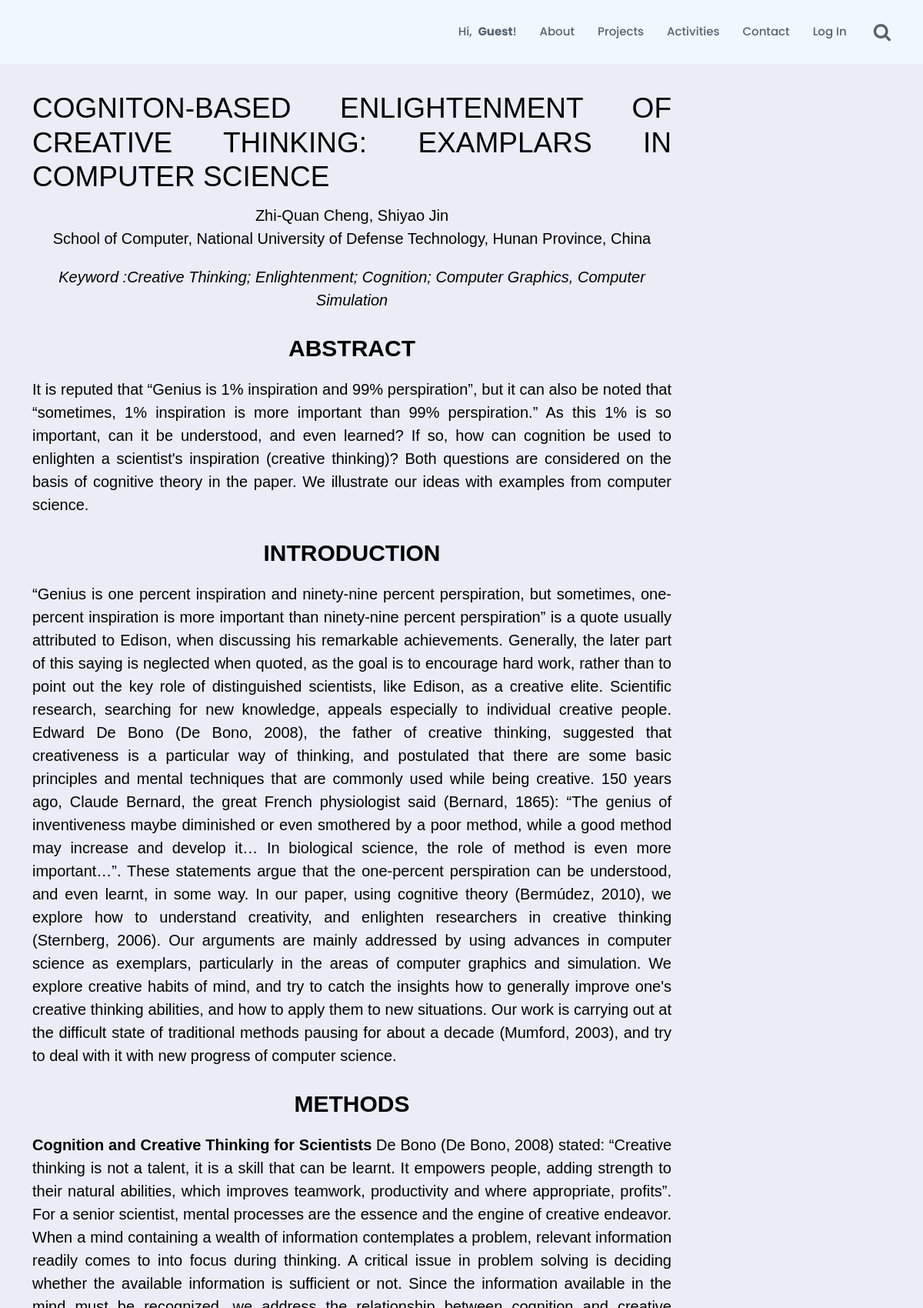
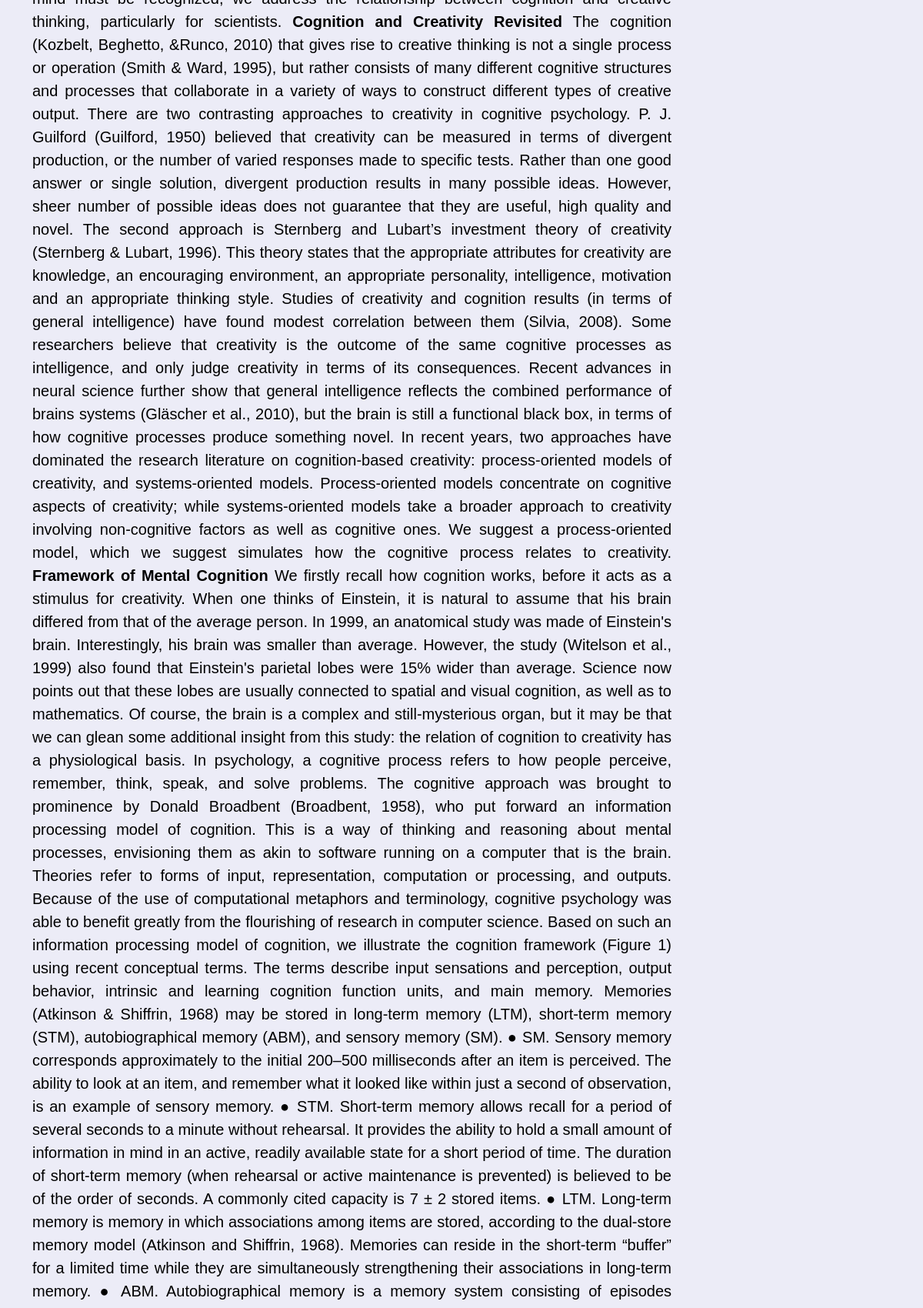
Page /projects-detail.php?x=100 (upper part) on the committed database (2 pictures, top to bottom).
### tables this page shows
CREATE TABLE `project` (
  `id_project` int(50) NOT NULL,
  `title` text DEFAULT NULL,
  `team` text NOT NULL,
  `abstract` longtext NOT NULL,
  `background` longtext NOT NULL,
  `methods` longtext NOT NULL,
  `results` longtext NOT NULL,
  `discussion` longtext NOT NULL,
  `conclusions` longtext NOT NULL,
  `references` longtext NOT NULL,
  `keyword` text NOT NULL,
  `references2` longtext NOT NULL,
  `gambarName` varchar(25) NOT NULL
);

### projects-detail.php (the view, shortened to what this page needs)
<?php
$conn = mysqli_connect($servername, $username, $password, $database);
?>
<!DOCTYPE html>
<html lang="en">
<head>
  <link href="assets/vendor/animate.css/animate.min.css" rel="stylesheet">
  <link href="assets/vendor/bootstrap/css/bootstrap.min.css" rel="stylesheet">
  <link href="assets/vendor/bootstrap-icons/bootstrap-icons.css" rel="stylesheet">
  <link href="assets/vendor/boxicons/css/boxicons.min.css" rel="stylesheet">
  <link href="assets/vendor/glightbox/css/glightbox.min.css" rel="stylesheet">
  <link href="assets/vendor/remixicon/remixicon.css" rel="stylesheet">
  <link href="assets/vendor/swiper/swiper-bundle.min.css" rel="stylesheet">
  <link href="assets/css/style.css?ver=5" rel="stylesheet">
 <link rel="stylesheet" href="https://cdnjs.cloudflare.com/ajax/libs/font-awesome/4.7.0/css/font-awesome.min.css">
</head>
<body>
  <header id="header" class="fixed-top d-flex align-items-center">
    <div class="container d-flex align-items-center">
        <nav id="navbar" class="navbar">
          <ul>
                                <?php
             if ($_SESSION ["name"]!=""){
                 echo '<li><a href="index.php"> Hi, &nbsp; <strong> '.$_SESSION ["name"].'</strong>!</li>';
                echo '<li><a href="about.php">About</a></li>';
          echo '<li><a href="projects.php">Projects</a></li>';
          echo '
              <div class="dropdown_navbar">
        <li><a href="#">Activities</a></li>
        <div class="dropdown_navbar-content">
           <a href="activities.php">Activities</a>
            <a href="gallery.php">Gallery</a>
            <a href="students.php">Students</a>
        </div>
    </div>';
               echo '  <li><a href="contact.php">Contact</a></li>';
 echo '<li><a href="logout.php"> <i style="font-size:24px" class="fa fa-sign-out"></i> </a></li>';
    echo ' <li><a href="search.php"> <i style="font-size:24px" class="fa">&#xf002;</i> </a></li>';
             }
             else {
                echo '<li><a href="index.php"> Hi,  &nbsp; <strong> Guest </strong>!</li>';
                echo '<li><a href="about.php">About</a></li>';
          echo '<li><a href="projects.php">Projects</a></li>';
          echo '
              <div class="dropdown_navbar">
        <li><a href="#">Activities</a></li>
        <div class="dropdown_navbar-content">
          <a href="activities.php">Activities</a>
            <a href="gallery.php">Gallery</a>
            <a href="students.php">Students</a>
        </div>
    </div>';
               echo '  <li><a href="contact.php">Contact</a></li>';
                echo '<li><a href="login&regist.php">Log In </i></a></li>';
                    echo ' <li><a href="search.php"> <i style="font-size:24px" class="fa">&#xf002;</i> </a></li>';
             }
             ?>
        </nav>
    </div>
  </header>
  <section id="projects-detail" class="projects-detail">
    <div class="container">
      <div class="row">
        <div class="col-md-9 post-content">
          <?php
          $id_project = $_GET['x'];
          $sql = "SELECT * from project where id_project = $id_project";
          $result = mysqli_query($conn, $sql);
          while ($row = mysqli_fetch_assoc($result)) {
echo "
<div class='detail'>
    <h3>" . stripslashes($row['title']) . "</h3>
    <p style='text-align: center;'><span class='firstcharacter'></span>" . stripslashes($row['team']) . "</p>
    <p style='text-align: center;'><em>Keyword :" . stripslashes($row['keyword']) . "</em></p>
    <h4 style='text-align: center;'><strong>Abstract</strong></h4>
    <p>" . stripslashes($row['abstract']) . "</p>
    <h4 style='text-align: center;'><strong>Introduction</strong></h4>
    <p>" . stripslashes($row['background']) . "</p>
    <h4 style='text-align: center;'><strong>Methods</strong></h4>
    <p>" . stripslashes($row['methods']) . "</p>
    <h4 style='text-align: center;'><strong>Results</strong></h4>
    <p>" . stripslashes($row['results']) . "</p>
    <h4 style='text-align: center;'><strong>Discussion</strong></h4>
    <p>" . stripslashes($row['discussion']) . "</p>
    <h4 style='text-align: center;'><strong>Conclusions</strong></h4>
    <p>" . stripslashes($row['conclusions']) . "</p>
    <div class='row'>
        <div class='col-6'>
            <h4><strong>References</strong></h4>
            <p>" . stripslashes($row['references']) . "</p>
        </div>
        <div class='col-6'>
            <p>" . stripslashes($row['references2']) . "</p>
        </div>
    </div>
</div>";
          }
          ?>
        </div>
      </div>
    </div>
  </section>
</body>
</html>

### assets/css/style.css (style rules this page uses)
body { font-family: "Open Sans", sans-serif; color: #444444; }
a { text-decoration: none; }
p, h1, h2, h3, h4, h5, h6 { font-family: "Open Sans", sans-serif; }
#header { background: #F0F8FF; transition: all 0.5s; z-index: 997; padding: 20px 0; }
.navbar { padding: 0; }
.navbar ul { margin: 0; padding: 0; display: flex; list-style: none; align-items: center; }
.navbar li { position: relative; }
.navbar a, .navbar a:focus { display: flex; align-items: center; justify-content: space-between; padding: 10px 0 10px 30px; font-family: "Poppins", sans-serif; font-size: 15px; font-weight: 500; color: #556270; white-space: nowrap; transition: 0.3s; }
.navbar a i, .navbar a:focus i { font-size: 12px; line-height: 0; margin-left: 5px; }
section { padding: 60px 0; overflow: hidden; }
.projects-detail { background : #ececf7; }
.projects-detail .detail h3 { font-size: 37px; color: #000000; text-transform: uppercase; margin-bottom: -0.2em; margin-top: 1.6em; font-family: sans-serif; text-align: justify; }
.projects-detail .detail h4 { font-size: 30px; color: #000000; text-transform: uppercase; margin-bottom: 0.5em; margin-top: 1em; font-family: sans-serif; }
.projects-detail .detail p { font-size: 20px; color: #000000; margin-bottom: 0.5em; margin-top: 1em; font-family: "arial", sans-serif; text-align: justify; }

### projects-detail.php (style rules this page uses)
.navbar .dropdown_navbar { position: relative; display: inline-block; }

### rows in the picture
project: title "COGNITON-BASED ENLIGHTENMENT OF CREATIVE THINKING: EXAMPLARS IN COMPUTER SCIENCE", team "Zhi-Quan Cheng, Shiyao Jin School of Computer, National University of Defense Technology, Hunan Province, China", keyword "Creative Thinking; Enlightenment; Cognition; Computer Graphics, Computer Simulation", abstract "It is reputed that “Genius is 1% inspiration and 99% perspiration”, but it can also be noted that “sometimes, 1% inspiration is more important than 99% perspiration.” As this 1% is so important, can it be understood, and even learned? If so, how can cognition be used to enlighten a scientist's inspiration (creative thinking)? Both questions are considered on the basis of cognitive theory in the paper. We illustrate our ideas with examples from computer science.", background "“Genius is one percent inspiration and ninety-nine percent perspiration, but sometimes, one-percent inspiration is more important than ninety-nine percent perspiration” is a quote usually attributed to Edison, when discussing his remarkable achievements. Generally, the later part of this saying is neglected when quoted, as the goal is to encourage hard work, rather than to point out the key role of distinguished scientists, like Edison, as a creative elite. Scientific research, searching for new knowledge, appeals especially to individual creative people. Edward De Bono (De Bono, 2008), the father of creative thinking, suggested that creativeness is a particular way of thinking, and…", methods "Cognition and Creative Thinking for Scientists De Bono (De Bono, 2008) stated: “Creative thinking is not a talent, it is a skill that can be learnt. It empowers people, adding strength to their natural abilities, which improves teamwork, productivity and where appropriate, profits”. For a senior scientist, mental processes are the essence and the engine of creative endeavor. When a mind containing a wealth of information contemplates a problem, relevant information readily comes to into focus during thinking. A critical issue in problem solving is deciding whether the available information is sufficient or not. Since the information available in the mind must be recognized, we address the…"
